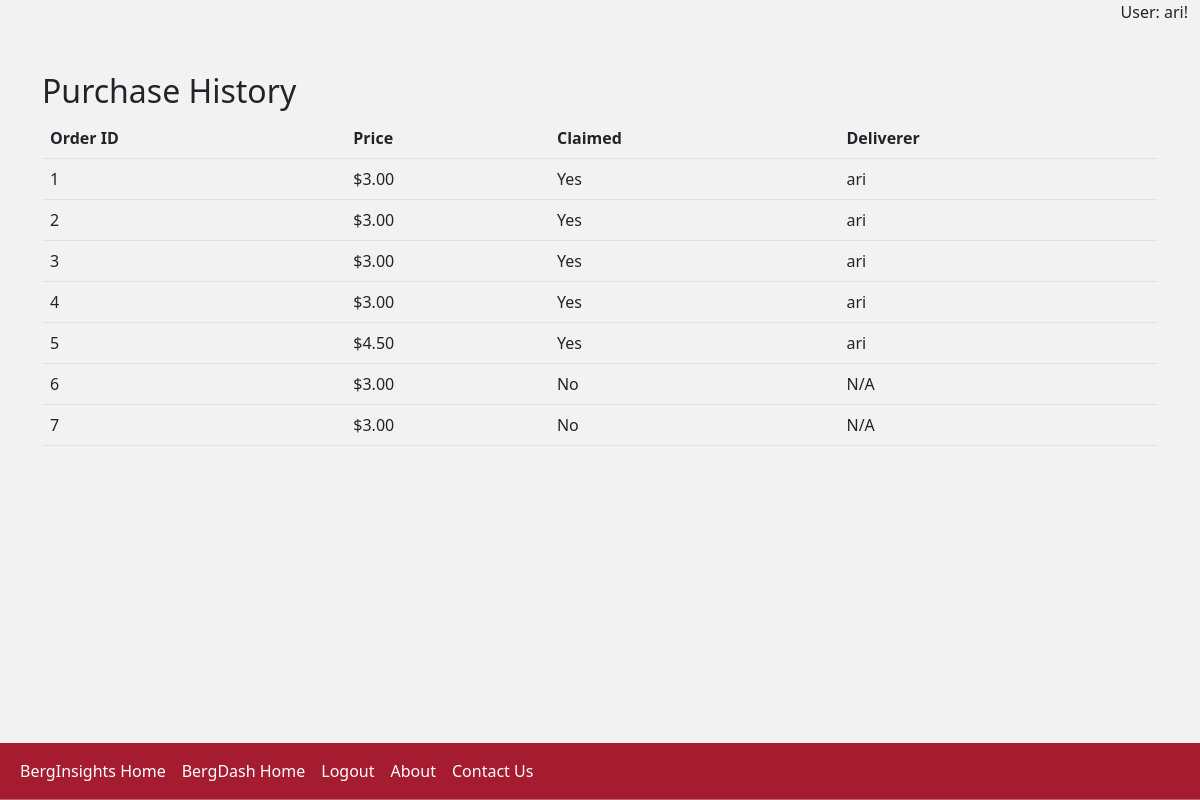
Page /purchase_history (signed in) on the earlier database version.
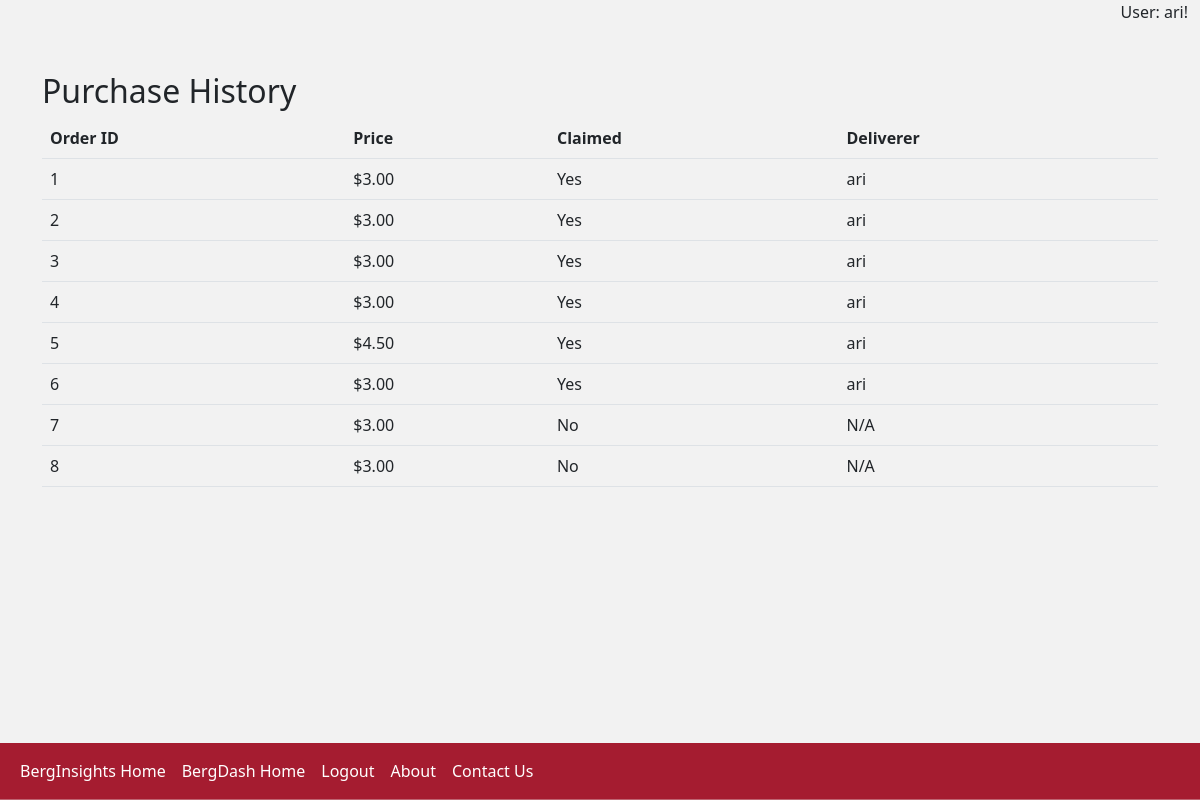
Same page on the later database version.
### tables this page shows
CREATE TABLE orders (
    id INTEGER PRIMARY KEY AUTOINCREMENT,
    customer_id INTEGER,
    order_datetime TIMESTAMP DEFAULT CURRENT_TIMESTAMP,
    delivery_datetime TIMESTAMP,
    box_count INTEGER,
    box_contents TEXT,
    dropoff_location TEXT,
    additional_comments TEXT,
    venmo_username TEXT, deliverer_id INTEGER, order_price REAL,
    FOREIGN KEY (customer_id) REFERENCES users(id)
);

CREATE TABLE users (
    id INTEGER PRIMARY KEY AUTOINCREMENT,
    username TEXT NOT NULL UNIQUE,
    password_hash TEXT NOT NULL
);

### app.py (the view)
@app.route("/purchase_history")
@login_required
def purchase_history():
    user_id = session.get("user_id")
    if not user_id:
        flash("You need to be logged in to view this page.", "warning")
        return redirect(url_for("login"))
    conn = get_users_db_connection()
    cur = conn.cursor()
    try:
        orders = cur.execute(
            """
            SELECT o.*, u.username as deliverer_username
            FROM orders o
            LEFT JOIN users u ON o.deliverer_id = u.id
            WHERE customer_id = ?
            """,
            (user_id,),
        ).fetchall()
    except Exception as e:
        print("SQLite error:", e)
        flash("An error occurred while retrieving your order history.", "warning")
        return redirect(url_for("index1"))
    finally:
        cur.close()
        conn.close()
    return render_template("phistory.html", orders=orders)

### app.py (called while the page is built)
def get_users_db_connection():
    conn = sqlite3.connect("users.db")
    conn.row_factory = sqlite3.Row  # Enables column access by name: row['column_name']
    return conn

def login_required(f):
    @wraps(f)
    def decorated_function(*args, **kwargs):
        if "user_id" not in session:
            flash("You need to be logged in to access this page.", "warning")
            return redirect(url_for("login"))
        return f(*args, **kwargs)
    return decorated_function

@app.after_request
def after_request(response):
    response.headers["Cache-Control"] = "no-cache, no-store, must-revalidate"
    response.headers["Expires"] = 0
    response.headers["Pragma"] = "no-cache"
    return response

@app.context_processor
def inject_username():
    return dict(username=session.get("username", "Guest"))

### templates/phistory.html (shortened to what this page needs)
{% extends "base.html" %}
{% block content %}
    <div class="container mt-5">
        <h2>Purchase History</h2>
        <table class="table">
            <thead>
                <tr>
                    <th scope="col">Order ID</th>
                    <th scope="col">Price</th>
                    <th scope="col">Claimed</th>
                    <th scope="col">Deliverer</th>
                </tr>
            </thead>
            <tbody>
                {% for order in orders %}
                    <tr>
                        <td>{{ order.id }}</td>
                        <td>${{ "%.2f"|format(order.order_price) }}</td>
                        <td>{{ "Yes" if order.deliverer_id else "No" }}</td>
                        <td>{{ order.deliverer_username or "N/A" }}</td>
                    </tr>
                {% else %}
                    <tr>
                        <td colspan="4">No orders found.</td>
                    </tr>
                {% endfor %}
            </tbody>
        </table>
    </div>
{% endblock %}

Differences in the rows shown:
changed orders id 6: deliverer_id "No" → "Yes"; username "N/A" → "ari"
added orders: id "8", order_price "3.00", deliverer_id "No", deliverer_username "N/A"
